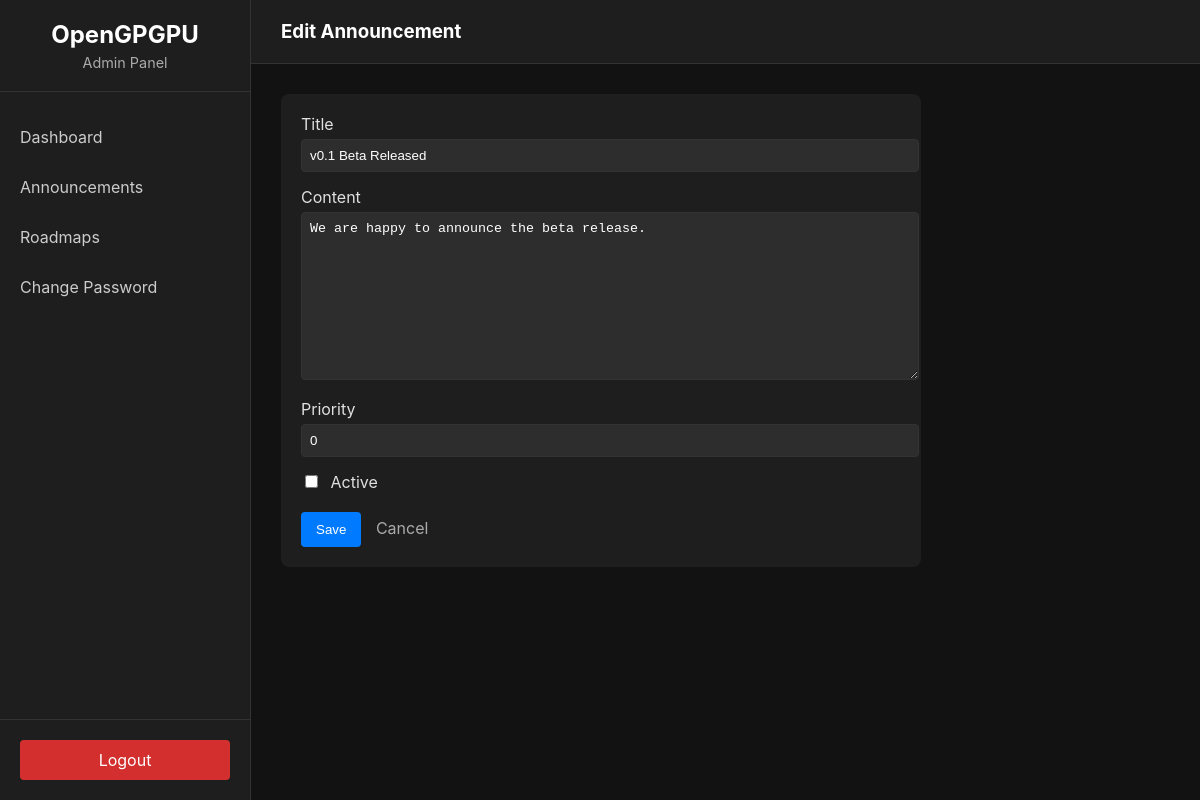
The app's page /admin/announcement/2/edit (signed in) with its own data.
### app/models/announcement.py (models this page shows)
class Announcement(BaseModel):
    __tablename__ = 'announcements'
    title = db.Column(db.String(100), nullable=False)
    content = db.Column(db.Text, nullable=False)
    priority = db.Column(db.Integer, default=0) # 0: Normal, 1: High
    is_active = db.Column(db.Boolean, default=True)

### app/views/admin.py (the view, shortened to what this page needs)
@admin_bp.route('/announcement/<int:id>/edit', methods=['GET', 'POST'])
@login_required
def edit_announcement(id):
    from app.dao.announcement_dao import AnnouncementDAO
    announcement = AnnouncementDAO.get_by_id(id)
    if not announcement:
        flash('Announcement not found')
        return redirect(url_for('admin_bp.announcements'))
    form = AnnouncementForm(obj=announcement)
    return render_template('admin/announcement_form.html', form=form, title="Edit Announcement")

### app/forms/announcement_form.py
class AnnouncementForm(FlaskForm):
    title = StringField('Title', validators=[DataRequired(), Length(max=100)])
    content = TextAreaField('Content', validators=[DataRequired()])
    priority = IntegerField('Priority', default=0)
    is_active = BooleanField('Active', default=True)
    submit = SubmitField('Save')

### app/__init__.py (called while the page is built)
def create_app(config_name='default'):
    app = Flask(__name__)
    app.config.from_object(config[config_name])
    db.init_app(app)
    bcrypt.init_app(app)
    login_manager.init_app(app)
    @login_manager.user_loader
    def load_user(user_id):
        from app.dao.admin_dao import AdminDAO
        return AdminDAO.get_by_id(int(user_id))
    from app.views.frontend import frontend_bp
    from app.views.admin import admin_bp
    app.register_blueprint(frontend_bp)
    app.register_blueprint(admin_bp)
    return app

### app/dao/base_dao.py (called while the page is built)
    @classmethod
    def get_by_id(cls, id):
        return db.session.get(cls.model, id)

### app/templates/admin/announcement_form.html (shortened to what this page needs)
{% extends "admin/base.html" %}
{% block header %}{{ title }}{% endblock %}
{% block content %}
<div class="form-container" style="max-width: 600px; background-color: #1e1e1e; padding: 20px; border-radius: 8px;">
    <form method="POST">
        <div class="form-group" style="margin-bottom: 15px;">
            {{ form.title.label(style="display: block; margin-bottom: 5px;") }}
            {{ form.title(style="width: 100%; padding: 8px; background-color: #2d2d2d; border: 1px solid #333; color: white; border-radius: 4px;") }}
        </div>
        <div class="form-group" style="margin-bottom: 15px;">
            {{ form.content.label(style="display: block; margin-bottom: 5px;") }}
            {{ form.content(style="width: 100%; padding: 8px; background-color: #2d2d2d; border: 1px solid #333; color: white; border-radius: 4px; min-height: 150px;") }}
        </div>
        <div class="form-group" style="margin-bottom: 15px;">
            {{ form.priority.label(style="display: block; margin-bottom: 5px;") }}
            {{ form.priority(style="width: 100%; padding: 8px; background-color: #2d2d2d; border: 1px solid #333; color: white; border-radius: 4px;") }}
        </div>
        <div class="form-group" style="margin-bottom: 20px;">
            {{ form.is_active() }} {{ form.is_active.label(style="display: inline-block; margin-left: 5px;") }}
        </div>
        <div class="form-actions">
            {{ form.submit(class_="btn", style="background-color: #007bff; color: white; padding: 10px 15px; border: none; border-radius: 4px; cursor: pointer;") }}
            <a href="{{ url_for('admin_bp.announcements') }}" style="margin-left: 10px; color: #aaa; text-decoration: none;">Cancel</a>
        </div>
    </form>
</div>
{% endblock %}

### app/static/css/admin.css (style rules this page uses)
body { margin: 0; font-family: -apple-system, BlinkMacSystemFont, "Segoe UI", Roboto, Helvetica, Arial, sans-serif; background-color: #121212; color: #e0e0e0; }

### records on screen
Announcement: title "v0.1 Beta Released", content "We are happy to announce the beta release.", priority "0"

### other values on screen
{{ title }} "Edit Announcement"
